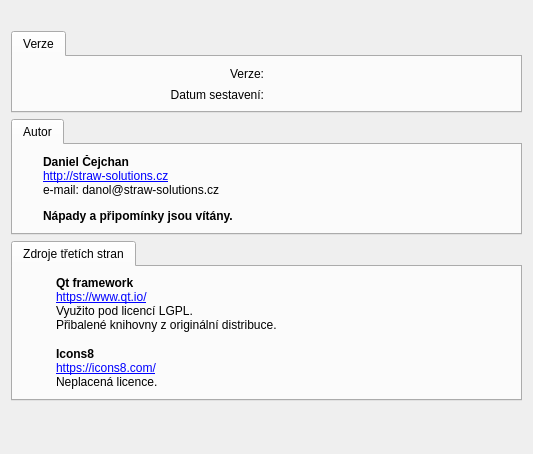
<?xml version="1.0" encoding="UTF-8"?>
<ui version="4.0">
 <class>AboutDialog</class>
 <widget class="QDialog" name="AboutDialog">
  <property name="windowModality">
   <enum>Qt::ApplicationModal</enum>
  </property>
  <property name="geometry">
   <rect>
    <x>0</x>
    <y>0</y>
    <width>533</width>
    <height>454</height>
   </rect>
  </property>
  <property name="windowTitle">
   <string>O programu</string>
  </property>
  <property name="windowIcon">
   <iconset resource="../../res/resources.qrc">
    <normaloff>:/icons/16/Info_16px.png</normaloff>:/icons/16/Info_16px.png</iconset>
  </property>
  <layout class="QVBoxLayout" name="verticalLayout">
   <item>
    <widget class="QLabel" name="label_2">
     <property name="pixmap">
      <pixmap resource="../../res/resources.qrc">:/logos/lumen_logo_256w.png</pixmap>
     </property>
     <property name="alignment">
      <set>Qt::AlignCenter</set>
     </property>
    </widget>
   </item>
   <item>
    <widget class="QTabWidget" name="tabWidget_3">
     <property name="sizePolicy">
      <sizepolicy hsizetype="Expanding" vsizetype="Preferred">
       <horstretch>0</horstretch>
       <verstretch>0</verstretch>
      </sizepolicy>
     </property>
     <property name="focusPolicy">
      <enum>Qt::NoFocus</enum>
     </property>
     <widget class="QWidget" name="tab_4">
      <attribute name="icon">
       <iconset resource="../../res/resources.qrc">
        <normaloff>:/icons/16/Application Shield_16px.png</normaloff>:/icons/16/Application Shield_16px.png</iconset>
      </attribute>
      <attribute name="title">
       <string>Verze</string>
      </attribute>
      <layout class="QGridLayout" name="gridLayout_2">
       <item row="0" column="1">
        <widget class="QLabel" name="lblVersion">
         <property name="font">
          <font>
           <weight>75</weight>
           <bold>true</bold>
          </font>
         </property>
         <property name="text">
          <string/>
         </property>
         <property name="alignment">
          <set>Qt::AlignLeading|Qt::AlignLeft|Qt::AlignVCenter</set>
         </property>
        </widget>
       </item>
       <item row="0" column="0">
        <widget class="QLabel" name="label_9">
         <property name="text">
          <string>Verze:</string>
         </property>
         <property name="alignment">
          <set>Qt::AlignRight|Qt::AlignTrailing|Qt::AlignVCenter</set>
         </property>
        </widget>
       </item>
       <item row="1" column="1">
        <widget class="QLabel" name="lblBuildDate">
         <property name="text">
          <string/>
         </property>
         <property name="alignment">
          <set>Qt::AlignLeading|Qt::AlignLeft|Qt::AlignVCenter</set>
         </property>
        </widget>
       </item>
       <item row="1" column="0">
        <widget class="QLabel" name="label_10">
         <property name="text">
          <string>Datum sestavení:</string>
         </property>
         <property name="alignment">
          <set>Qt::AlignRight|Qt::AlignTrailing|Qt::AlignVCenter</set>
         </property>
        </widget>
       </item>
      </layout>
     </widget>
    </widget>
   </item>
   <item>
    <widget class="QTabWidget" name="tabWidget_2">
     <property name="sizePolicy">
      <sizepolicy hsizetype="Expanding" vsizetype="Preferred">
       <horstretch>0</horstretch>
       <verstretch>0</verstretch>
      </sizepolicy>
     </property>
     <property name="focusPolicy">
      <enum>Qt::NoFocus</enum>
     </property>
     <widget class="QWidget" name="tab_3">
      <attribute name="icon">
       <iconset resource="../../res/resources.qrc">
        <normaloff>:/icons/16/Administrator Male_16px.png</normaloff>:/icons/16/Administrator Male_16px.png</iconset>
      </attribute>
      <attribute name="title">
       <string>Autor</string>
      </attribute>
      <layout class="QHBoxLayout" name="horizontalLayout">
       <item>
        <widget class="QLabel" name="label_3">
         <property name="pixmap">
          <pixmap resource="../../res/resources.qrc">:/logos/logo_128w.png</pixmap>
         </property>
         <property name="alignment">
          <set>Qt::AlignCenter</set>
         </property>
        </widget>
       </item>
       <item>
        <spacer name="horizontalSpacer">
         <property name="orientation">
          <enum>Qt::Horizontal</enum>
         </property>
         <property name="sizeType">
          <enum>QSizePolicy::Fixed</enum>
         </property>
         <property name="sizeHint" stdset="0">
          <size>
           <width>8</width>
           <height>20</height>
          </size>
         </property>
        </spacer>
       </item>
       <item>
        <widget class="QLabel" name="label_7">
         <property name="sizePolicy">
          <sizepolicy hsizetype="Expanding" vsizetype="Preferred">
           <horstretch>0</horstretch>
           <verstretch>0</verstretch>
          </sizepolicy>
         </property>
         <property name="text">
          <string>&lt;html&gt;&lt;head/&gt;&lt;body&gt;&lt;p&gt;&lt;span style=&quot; font-weight:600;&quot;&gt;Daniel Čejchan&lt;/span&gt;&lt;br/&gt;&lt;a href=&quot;http://straw-solutions.cz&quot;&gt;&lt;span style=&quot; text-decoration: underline; color:#0000ff;&quot;&gt;http://straw-solutions.cz&lt;/span&gt;&lt;/a&gt;&lt;br/&gt;e-mail: danol@straw-solutions.cz&lt;/p&gt;&lt;p&gt;&lt;span style=&quot; font-weight:600;&quot;&gt;Nápady a připomínky jsou vítány.&lt;/span&gt;&lt;/p&gt;&lt;/body&gt;&lt;/html&gt;</string>
         </property>
         <property name="alignment">
          <set>Qt::AlignLeading|Qt::AlignLeft|Qt::AlignVCenter</set>
         </property>
         <property name="openExternalLinks">
          <bool>true</bool>
         </property>
        </widget>
       </item>
      </layout>
     </widget>
    </widget>
   </item>
   <item>
    <widget class="QTabWidget" name="tabWidget">
     <property name="sizePolicy">
      <sizepolicy hsizetype="Expanding" vsizetype="Preferred">
       <horstretch>0</horstretch>
       <verstretch>0</verstretch>
      </sizepolicy>
     </property>
     <property name="focusPolicy">
      <enum>Qt::NoFocus</enum>
     </property>
     <widget class="QWidget" name="tab_2">
      <attribute name="icon">
       <iconset resource="../../res/resources.qrc">
        <normaloff>:/icons/16/Medal_16px.png</normaloff>:/icons/16/Medal_16px.png</iconset>
      </attribute>
      <attribute name="title">
       <string>Zdroje třetích stran</string>
      </attribute>
      <layout class="QGridLayout" name="gridLayout">
       <item row="0" column="2">
        <widget class="QLabel" name="label">
         <property name="sizePolicy">
          <sizepolicy hsizetype="Expanding" vsizetype="Preferred">
           <horstretch>0</horstretch>
           <verstretch>0</verstretch>
          </sizepolicy>
         </property>
         <property name="text">
          <string>&lt;html&gt;&lt;head/&gt;&lt;body&gt;&lt;p&gt;&lt;span style=&quot; font-weight:600;&quot;&gt;Qt framework&lt;br/&gt;&lt;/span&gt;&lt;a href=&quot;https://www.qt.io/&quot;&gt;&lt;span style=&quot; text-decoration: underline; color:#0000ff;&quot;&gt;https://www.qt.io/&lt;/span&gt;&lt;/a&gt;&lt;span style=&quot; font-weight:600;&quot;&gt;&lt;br/&gt;&lt;/span&gt;Využito pod licencí LGPL.&lt;br/&gt;Přibalené knihovny z originální distribuce.&lt;/p&gt;&lt;/body&gt;&lt;/html&gt;</string>
         </property>
         <property name="openExternalLinks">
          <bool>true</bool>
         </property>
        </widget>
       </item>
       <item row="2" column="0">
        <widget class="QLabel" name="label_5">
         <property name="pixmap">
          <pixmap resource="../../res/resources.qrc">:/logos/Icons8_32px.png</pixmap>
         </property>
         <property name="alignment">
          <set>Qt::AlignCenter</set>
         </property>
        </widget>
       </item>
       <item row="1" column="0">
        <spacer name="verticalSpacer_2">
         <property name="orientation">
          <enum>Qt::Vertical</enum>
         </property>
         <property name="sizeType">
          <enum>QSizePolicy::Fixed</enum>
         </property>
         <property name="sizeHint" stdset="0">
          <size>
           <width>20</width>
           <height>8</height>
          </size>
         </property>
        </spacer>
       </item>
       <item row="0" column="0">
        <widget class="QLabel" name="label_4">
         <property name="pixmap">
          <pixmap resource="../../res/resources.qrc">:/logos/qt_icon_32.png</pixmap>
         </property>
         <property name="alignment">
          <set>Qt::AlignCenter</set>
         </property>
        </widget>
       </item>
       <item row="2" column="2">
        <widget class="QLabel" name="label_6">
         <property name="sizePolicy">
          <sizepolicy hsizetype="Expanding" vsizetype="Preferred">
           <horstretch>0</horstretch>
           <verstretch>0</verstretch>
          </sizepolicy>
         </property>
         <property name="text">
          <string>&lt;html&gt;&lt;head/&gt;&lt;body&gt;&lt;p&gt;&lt;span style=&quot; font-weight:600;&quot;&gt;Icons8&lt;/span&gt;&lt;br/&gt;&lt;a href=&quot;https://icons8.com/&quot;&gt;&lt;span style=&quot; text-decoration: underline; color:#0000ff;&quot;&gt;https://icons8.com/&lt;/span&gt;&lt;/a&gt;&lt;br/&gt;Neplacená licence.&lt;/p&gt;&lt;/body&gt;&lt;/html&gt;</string>
         </property>
         <property name="openExternalLinks">
          <bool>true</bool>
         </property>
        </widget>
       </item>
       <item row="0" column="1">
        <spacer name="horizontalSpacer_2">
         <property name="orientation">
          <enum>Qt::Horizontal</enum>
         </property>
         <property name="sizeType">
          <enum>QSizePolicy::Fixed</enum>
         </property>
         <property name="sizeHint" stdset="0">
          <size>
           <width>8</width>
           <height>20</height>
          </size>
         </property>
        </spacer>
       </item>
      </layout>
     </widget>
    </widget>
   </item>
   <item>
    <spacer name="verticalSpacer">
     <property name="orientation">
      <enum>Qt::Vertical</enum>
     </property>
     <property name="sizeHint" stdset="0">
      <size>
       <width>20</width>
       <height>40</height>
      </size>
     </property>
    </spacer>
   </item>
  </layout>
 </widget>
 <resources>
  <include location="../../res/resources.qrc"/>
 </resources>
 <connections/>
</ui>
